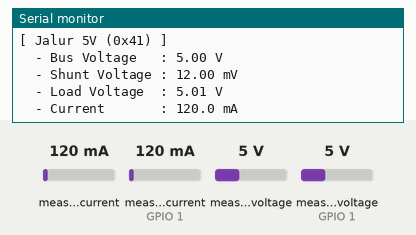
Simulated run of this sketch. Board: ESP32. Parts: the last lines printed to the serial monitor. Inputs (shaded band) come from the test bench; at power-on: measured current 120 mA, measured current (sensor on GPIO 1) 120 mA, measured voltage 5 V, measured voltage (sensor on GPIO 1) 5 V.

Above: at 1.2 s.
1.3 s: measured current (sensor 0) set to 40 mA
2.8 s: measured current (sensor on GPIO 1) set to 500 mA
At 4.2 s:
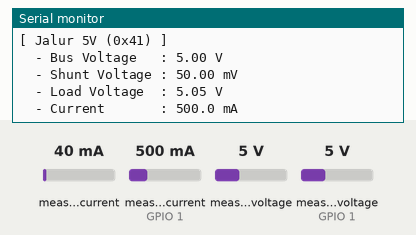
4.3 s: measured voltage (sensor 0) set to 0.3 V
5.8 s: measured voltage (sensor on GPIO 1) set to 0.3 V
At 7.0 s:
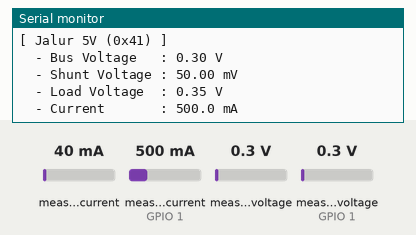
7.3 s: measured current (sensor 0) set to 1000 mA
8.8 s: measured current (sensor on GPIO 1) set to 1500 mA
At 10.6 s:
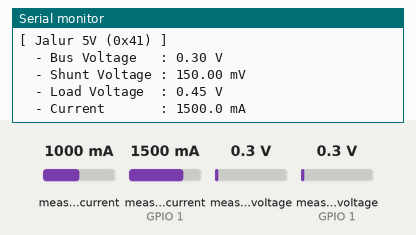
Timing chart, 0 to 11.3 s (numbered marks = the images above; inputs shaded):
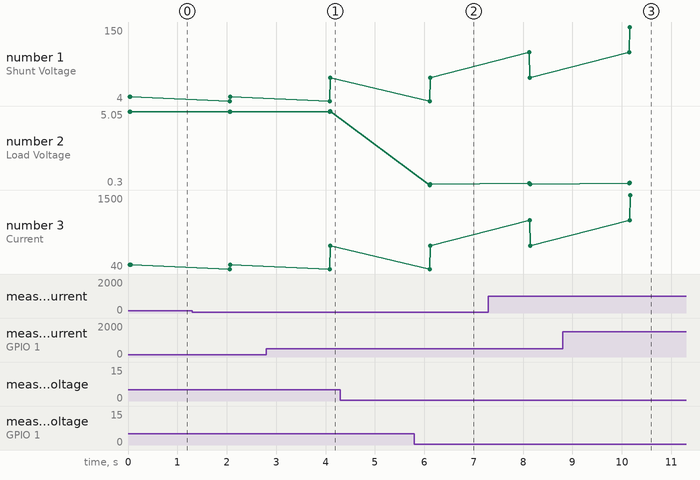

The sketch:

test_ina219.ino
```cpp
/**
 * Test Sketch: Dual INA219 Sensors (I2C)
 * Memindai bus I2C untuk memastikan modul terhubung pada alamat 0x40 dan 0x41,
 * lalu membaca Tegangan Bus, Tegangan Shunt, Tegangan Load, dan Arus (mA) dari kedua sensor.
 */

#include <Wire.h>
#include <Adafruit_INA219.h>

#define PIN_I2C_SDA 21
#define PIN_I2C_SCL 22

Adafruit_INA219 ina12V(0x40);
Adafruit_INA219 ina5V(0x41);

void setup() {
  Serial.begin(115200);
  while (!Serial) delay(10);

  Serial.println("=========================================");
  Serial.println("         Test: Dual INA219 I2C           ");
  Serial.println("=========================================");

  // Inisialisasi Bus I2C kustom
  Wire.begin(PIN_I2C_SDA, PIN_I2C_SCL);

  // 1. Scan alamat I2C
  Serial.println("Memulai Pemindaian Alamat I2C...");
  byte error, address;
  int nDevices = 0;
  for (address = 1; address < 127; address++) {
    Wire.beginTransmission(address);
    error = Wire.endTransmission();
    if (error == 0) {
      Serial.printf(" - Perangkat I2C ditemukan pada alamat: 0x%02X\n", address);
      nDevices++;
    }
  }
  if (nDevices == 0) {
    Serial.println(" - [PENTING] Tidak ada perangkat I2C yang ditemukan!");
  }
  Serial.println("Pemindaian I2C selesai.\n");

  // 2. Inisialisasi Sensor INA219
  if (!ina12V.begin()) {
    Serial.println("[ERROR] Gagal menemukan INA219 Jalur 12V (0x40)");
  } else {
    Serial.println("[ OK  ] INA219 Jalur 12V (0x40) terdeteksi.");
  }

  if (!ina5V.begin()) {
    Serial.println("[ERROR] Gagal menemukan INA219 Jalur 5V (0x41)");
  } else {
    Serial.println("[ OK  ] INA219 Jalur 5V (0x41) terdeteksi.");
  }
}

void loop() {
  Serial.println("\n--- [ PEMBACAAN DATA INA219 ] ---");

  // Pembacaan INA219 12V
  float busVoltage_12V = ina12V.getBusVoltage_V();
  float shuntVoltage_12V = ina12V.getShuntVoltage_mV();
  float current_12V = ina12V.getCurrent_mA();
  float loadVoltage_12V = busVoltage_12V + (shuntVoltage_12V / 1000.0);

  Serial.println("[ Jalur 12V (0x40) ]");
  Serial.print("  - Bus Voltage   : "); Serial.print(busVoltage_12V, 2); Serial.println(" V");
  Serial.print("  - Shunt Voltage : "); Serial.print(shuntVoltage_12V, 2); Serial.println(" mV");
  Serial.print("  - Load Voltage  : "); Serial.print(loadVoltage_12V, 2); Serial.println(" V");
  Serial.print("  - Current       : "); Serial.print(current_12V, 1); Serial.println(" mA");

  // Pembacaan INA219 5V
  float busVoltage_5V = ina5V.getBusVoltage_V();
  float shuntVoltage_5V = ina5V.getShuntVoltage_mV();
  float current_5V = ina5V.getCurrent_mA();
  float loadVoltage_5V = busVoltage_5V + (shuntVoltage_5V / 1000.0);

  Serial.println("[ Jalur 5V (0x41) ]");
  Serial.print("  - Bus Voltage   : "); Serial.print(busVoltage_5V, 2); Serial.println(" V");
  Serial.print("  - Shunt Voltage : "); Serial.print(shuntVoltage_5V, 2); Serial.println(" mV");
  Serial.print("  - Load Voltage  : "); Serial.print(loadVoltage_5V, 2); Serial.println(" V");
  Serial.print("  - Current       : "); Serial.print(current_5V, 1); Serial.println(" mA");

  delay(2000);
}
```

Measured:
- after the input at 2.8 s, the serial monitor: prints a new line after 1.3 s (image 1)
- after the input at 5.8 s, the serial monitor: prints a new line after 0.32 s (image 2)
- after the input at 8.8 s, the serial monitor: prints a new line after 1.4 s (image 3)
- plotted number 1: 12 → 50 after the input at 2.8 s, 50 → 150 after the input at 8.8 s
- plotted number 2: 5.01 → 5.05 after the input at 2.8 s, 5.05 → 0.35 after the input at 5.8 s, 0.35 → 0.45 after the input at 8.8 s
- plotted number 3: 120 → 500 after the input at 2.8 s, 500 → 1500 after the input at 8.8 s
